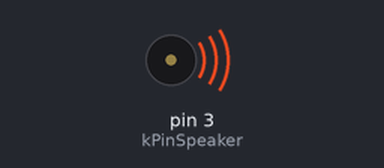
This sketch was run on a simulated Arduino Uno, built with avr-gcc and run on an emulated ATmega328P. Shown: buzzer (waves = sounding).

Above: at 0.3 s.
At 5.0 s:
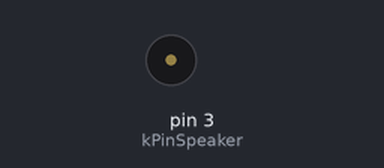
Timing chart, 0 to 6.9 s (numbered marks = the images above):
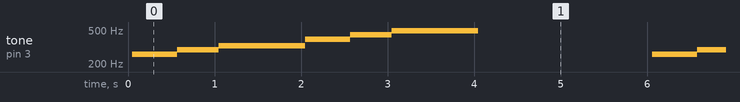

The sketch:

4_3_sketch.ino
```cpp
#define NOTE_C4 262
#define NOTE_D4 294
#define NOTE_E4 330
#define NOTE_F4 349
#define NOTE_G4 392
#define NOTE_A4 440
#define NOTE_B4 494
#define NOTE_C5 523

const int kPinSpeaker = 3;

void setup() {
  pinMode(kPinSpeaker, OUTPUT);
}

void loop() {
  ourTone(NOTE_C4, 500);
  ourTone(NOTE_D4, 500);
  ourTone(NOTE_E4, 500);
  ourTone(NOTE_F4, 500);
  ourTone(NOTE_G4, 500);
  ourTone(NOTE_A4, 500);
  ourTone(NOTE_B4, 500);
  ourTone(NOTE_C5, 500);

  delay(2000);
}

void ourTone(int freq, int duration) {
  int timeDelay = (int)((((float)1)/(2*freq))*1000000);
  long startTime = millis();
  Serial.println(timeDelay);
  while(millis() - startTime < duration) {
    digitalWrite(kPinSpeaker, HIGH);
    delayMicroseconds(timeDelay);
    digitalWrite(kPinSpeaker, LOW);
    delayMicroseconds(timeDelay);
  }
}
```

Measured:
- by itself, tone on pin 3 (kPinSpeaker): plays 261 Hz for 0.52 s, 293 Hz for 0.48 s, 329 Hz for 1.0 s, 391 Hz for 0.52 s, 438 Hz for 0.48 s, 492 Hz for 1.0 s … (132 notes in this stretch)
